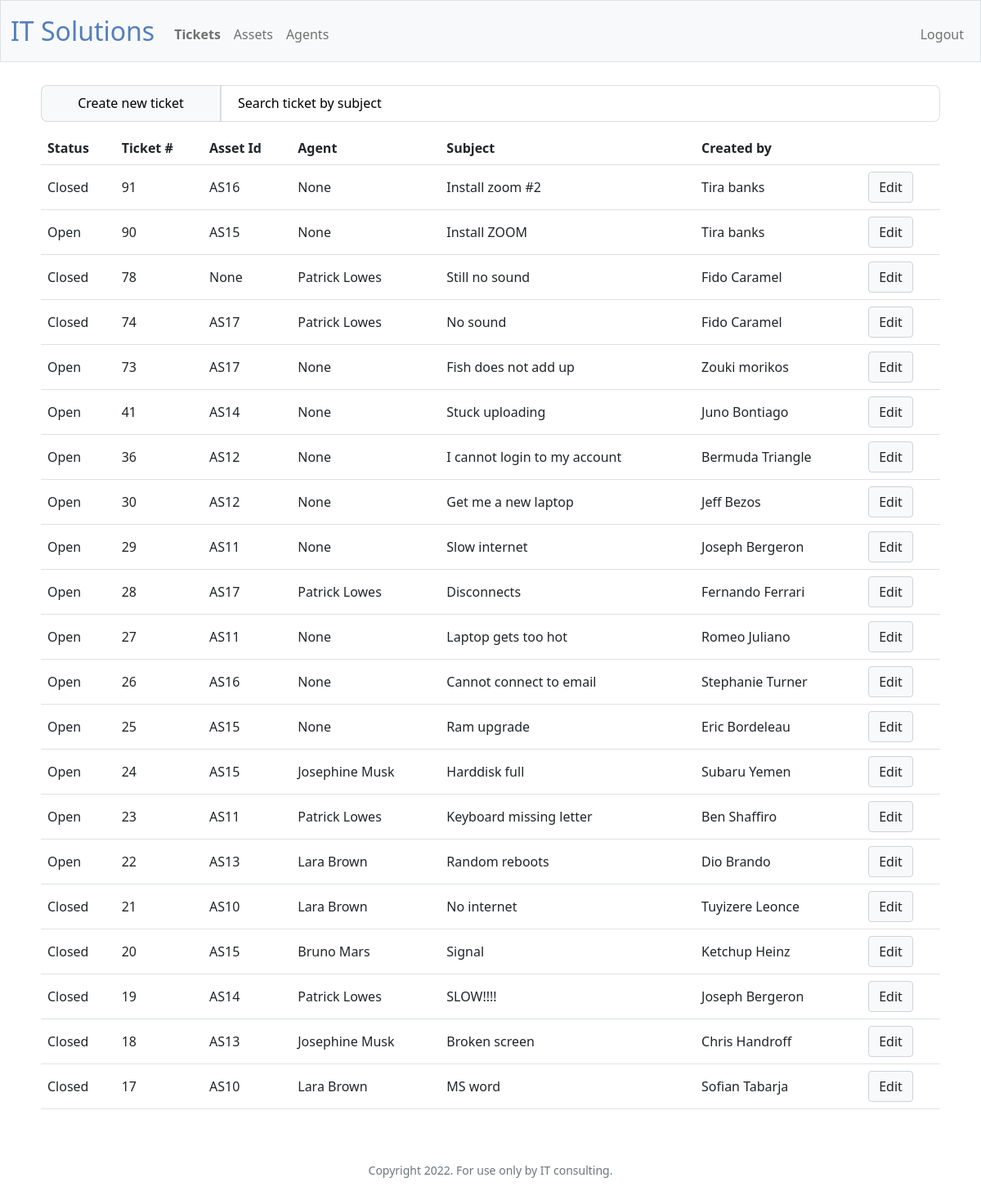
Page /tickets (signed in) on the committed database.
### tables this page shows
CREATE TABLE 'tickets' ('ticket_id' INTEGER PRIMARY KEY AUTOINCREMENT NOT NULL, status TEXT, time_created DATETIME DEFAULT CURRENT_TIMESTAMP, time_closed DATETIME, subject TEXT,'service_type' TEXT, description TEXT,'agent_name' TEXT,'asset_tag' TEXT, created_by TEXT, 'email' TEXT);

### app.py (the view)
@app.route("/tickets", methods=["GET", "POST"])
@login_required
def tickets():
	tickets, assets, agents = fetchDatabase()
	error = None
	if request.method == "POST":
		postType = request.form.get("postType")
		if postType == "new":
			ticket = fetchTicket()
			ticket["status"] = "Open"
			ticket["agentName"] = "None"
			if not ticket["createdBy"] or not ticket["email"] or not ticket["assetTag"] or not ticket["serviceType"] or not ticket["subject"]:
				error = "Try again: please make sure all fields are submitted"
				tickets, assets, agents = fetchDatabase()
				return render_template("tickets.html", tickets=tickets, assets=assets, agents=agents, error=error)
			db.execute("INSERT INTO tickets (created_by, email, asset_tag, service_type, subject, description, status) VALUES(?, ?, ?, ?, ?, ?, ?)",
				ticket["createdBy"], ticket["email"], ticket["assetTag"], ticket["serviceType"], ticket["subject"], ticket["description"], ticket["status"])
			flash("Ticket submitted successfully")
			return redirect("/tickets")
		if postType == "edit":
			ticket = fetchTicket()
			if not ticket["createdBy"] or not ticket["email"] or not ticket["subject"]:
				error = "Please make sure fields Subject, Created by, Email are not empty"
				return render_template("tickets.html", tickets=tickets, assets=assets, agents=agents, error=error)
			previousStatus = db.execute("SELECT status FROM tickets WHERE ticket_id = ?", ticket["ticketId"])
			if ticket["status"] == "Closed" and previousStatus[0]["status"] == "Open":
				db.execute("UPDATE tickets SET status = ?, service_type = ?, subject = ?, description = ?, asset_tag = ?, created_by = ?, email = ?, agent_name = ?, time_closed = CURRENT_TIMESTAMP WHERE ticket_id = ?;",
					ticket["status"], ticket["serviceType"], ticket["subject"], ticket["description"], ticket["assetTag"], ticket["createdBy"], ticket["email"], ticket["agentName"], ticket["ticketId"])
			elif ticket["status"] == "Open" and previousStatus[0]["status"] == "Closed":
				db.execute("UPDATE tickets SET status = ?, service_type = ?, subject = ?, description = ?, asset_tag = ?, created_by = ?, email = ?, agent_name = ?, time_closed = NULL WHERE ticket_id = ?;",
					ticket["status"], ticket["serviceType"], ticket["subject"], ticket["description"], ticket["assetTag"], ticket["createdBy"], ticket["email"], ticket["agentName"], ticket["ticketId"])
			else:
				db.execute("UPDATE tickets SET status = ?, service_type = ?, subject = ?, description = ?, asset_tag = ?, created_by = ?, email = ?, agent_name = ? WHERE ticket_id = ?;",
					ticket["status"], ticket["serviceType"], ticket["subject"], ticket["description"], ticket["assetTag"], ticket["createdBy"], ticket["email"], ticket["agentName"], ticket["ticketId"])
			flash("Ticket modifed successfully")
			return redirect("/tickets")
		if postType == "delete":
			ticket = fetchTicket()
			db.execute("DELETE FROM tickets WHERE ticket_id = ?", ticket["ticketId"])
			message = "Ticket " + ticket["ticketId"] + " deleted successfully"
			flash(message)
			return redirect("/tickets")
	else:
		tickets, assets, agents = fetchDatabase()
		return render_template("tickets.html", tickets=tickets, assets=assets, agents=agents)

### app.py (called while the page is built)
@app.after_request
def after_request(response):
	response.headers["Cache-Control"] = "no-cache, no-store, must-revalidate"
	response.headers["Expires"] = 0
	response.headers["Pragma"] = "no-cache"
	return response

def fetchDatabase():
	tickets = db.execute("SELECT * FROM tickets ORDER BY ticket_id DESC")
	assets = db.execute("SELECT * FROM assets ORDER BY asset_tag DESC")
	agents = db.execute("SELECT * FROM employees ORDER BY username DESC")
	return tickets, assets, agents

### helpers.py (called while the page is built)
def login_required(f):
    @wraps(f)
    def decorated_function(*args, **kwargs):
        if session.get("user_id") is None:
            return redirect("/login")
        return f(*args, **kwargs)
    return decorated_function

### templates/tickets.html (shortened to what this page needs)
{% extends "layout.html" %}
{% block main %}
<div class="divider--center80 divider--height">
    <div class="divider-top--left">
        <button type="button" class="btn btn-primary btn-custom-2" data-bs-toggle="modal" data-bs-target="#exampleModalSubmitTicket">Create new ticket</button>
    </div>
    <div class="divider-top--right">
		<input id="searchInput1" autocomplete="off" class="form-control mx-auto search--height" name="keyword" placeholder="Search ticket by subject" type="text">
	</div>
</div>
<div class="divider divider--center80">
	<div id="searchId1">
		<table class="table table-hover">
			<tbody>
				<tr>
					<th>Status</th>
					<th>Ticket # </th>
					<th>Asset Id</th>
					<th>Agent</th>
					<th>Subject</th>
					<th>Created by</th>
					<th></th>
				</tr>
					{% for row in tickets %}
						<tr>
							<td class="customStatusColor">{{ row.status }}</td>
							<td>{{ row.ticket_id }}</td>
							<td>{{ row.asset_tag }}</td>
							<td class="customStatusColor2">{{ row.agent_name }}</td>
							<td>{{ row.subject }}</td>
							<td>{{ row.created_by }}</td>
							<td><button type="button" class="btn btn-custom-1" data-bs-toggle="modal" data-bs-target="#exampleModal{{row.ticket_id}}">Edit</button></td>
						</tr>
					{% endfor %}
			</tbody>
		</table>
	</div>
</div>
{% endblock %}

### templates/layout.html (shortened to what this page needs)
<!DOCTYPE html>
<html lang="en">
    <head>
        <link href="https://cdn.jsdelivr.net/npm/bootstrap@5.1.3/dist/css/bootstrap.min.css" rel="stylesheet">
        <link href="/static/styles.css" rel="stylesheet">
    </head>
    <body>
        <nav class="bg-light border navbar navbar-expand-md navbar-light">
            <div class="container-fluid">
                <a class="navbar-brand"><span class="blue">IT Solutions</span></a>
                <div class="collapse navbar-collapse" id="navbar">
                    {% if session["user_id"] %}
                        <ul class="navbar-nav me-auto mt-2">
                            <li class="nav-item"><a class="nav-link" href="/tickets">Tickets</a></li>
                            <li class="nav-item"><a class="nav-link" href="/assets">Assets</a></li>
                            <li class="nav-item"><a class="nav-link" href="/agents">Agents</a></li>
                        </ul>
                        <ul class="navbar-nav ms-auto mt-2">
                            <li class="nav-item"><a class="nav-link" href="/logout">Logout</a></li>
                        </ul>
                    {% else %}
                        <ul class="navbar-nav ms-auto mt-2">
                            <li class="nav-item"><a class="nav-link" href="/submit">Submit ticket</a></li>
                            <li class="nav-item"><a class="nav-link" href="/register">Register</a></li>
                            <li class="nav-item"><a class="nav-link" href="/login">Login</a></li>
                        </ul>
                    {% endif %}
                </div>
            </div>
        </nav>
        <main class="container-fluid py-5 text-center">
            {% block main %}{% endblock %}
        </main>
        <footer id="footer1" class="mb-5 small text-center text-muted">
            Copyright 2022. For use only by IT consulting.
        </footer>
    </body>
</html>

### static/styles.css (style rules this page uses)
nav .navbar-brand { font-size: xx-large; }
nav .navbar-brand .blue { color: #537fbe; }
.divider--center80 { max-width: 1100px; margin: 1% auto; text-align: left !important; }
.py-5 { padding-top: 1rem !important; }
.activeMenuItem { font-weight: bold; }
.btn-primary { color: black; background-color: #e7f1ff; border-color: black; }
.btn-custom-1 { background-color: rgba(var(--bs-light-rgb)); border-color: black; border: 1px solid #ced4da; }
#searchInput1 { box-sizing: border-box; border: 1px solid rgba(0,0,0,.125); padding: 0.875rem 1.25rem; }
#searchInput1::placeholder { color: black !important; }
td { vertical-align: middle; }
#footer1 { clear: left; }
.divider--height { height: 45px !important; }
.divider-top--left { float: left; width: 20%; height: 100% !important; }
.divider-top--right { float: left; width: 80%; height: 100% !important; }
.search--height { width: 100%; border-radius: 0 0.5rem 0.5rem 0; border: 1px solid rgba(0,0,0,.125); height: 100%; }
.btn-custom-2 { width: 100%; border-radius: 0.5rem 0 0 0.5rem; border: 1px solid rgba(0,0,0,.125); height: 100%; background-color: rgba(var(--bs-light-rgb)); }

### rows in the picture
tickets: status "Closed", ticket_id "91", asset_tag "AS16", agent_name "None", subject "Install zoom #2", created_by "Tira banks"
tickets: status "Open", ticket_id "90", asset_tag "AS15", agent_name "None", subject "Install ZOOM", created_by "Tira banks"
tickets: status "Closed", ticket_id "78", asset_tag "None", agent_name "Patrick Lowes", subject "Still no sound", created_by "Fido Caramel"
tickets: status "Closed", ticket_id "74", asset_tag "AS17", agent_name "Patrick Lowes", subject "No sound", created_by "Fido Caramel"
tickets: status "Open", ticket_id "73", asset_tag "AS17", agent_name "None", subject "Fish does not add up", created_by "Zouki morikos"
tickets: status "Open", ticket_id "41", asset_tag "AS14", agent_name "None", subject "Stuck uploading", created_by "Juno Bontiago"
tickets: status "Open", ticket_id "36", asset_tag "AS12", agent_name "None", subject "I cannot login to my account", created_by "Bermuda Triangle"
tickets: status "Open", ticket_id "30", asset_tag "AS12", agent_name "None", subject "Get me a new laptop", created_by "Jeff Bezos"
tickets: status "Open", ticket_id "29", asset_tag "AS11", agent_name "None", subject "Slow internet", created_by "Joseph Bergeron"
tickets: status "Open", ticket_id "28", asset_tag "AS17", agent_name "Patrick Lowes", subject "Disconnects", created_by "Fernando Ferrari"
tickets: status "Open", ticket_id "27", asset_tag "AS11", agent_name "None", subject "Laptop gets too hot", created_by "Romeo Juliano"
tickets: status "Open", ticket_id "26", asset_tag "AS16", agent_name "None", subject "Cannot connect to email", created_by "Stephanie Turner"
tickets: status "Open", ticket_id "25", asset_tag "AS15", agent_name "None", subject "Ram upgrade", created_by "Eric Bordeleau"
tickets: status "Open", ticket_id "24", asset_tag "AS15", agent_name "Josephine Musk", subject "Harddisk full", created_by "Subaru Yemen"
tickets: status "Open", ticket_id "23", asset_tag "AS11", agent_name "Patrick Lowes", subject "Keyboard missing letter", created_by "Ben Shaffiro"
tickets: status "Open", ticket_id "22", asset_tag "AS13", agent_name "Lara Brown", subject "Random reboots", created_by "Dio Brando"
tickets: status "Closed", ticket_id "21", asset_tag "AS10", agent_name "Lara Brown", subject "No internet", created_by "Tuyizere Leonce"
tickets: status "Closed", ticket_id "20", asset_tag "AS15", agent_name "Bruno Mars", subject "Signal", created_by "Ketchup Heinz"
tickets: status "Closed", ticket_id "19", asset_tag "AS14", agent_name "Patrick Lowes", subject "SLOW!!!!", created_by "Joseph Bergeron"
tickets: status "Closed", ticket_id "18", asset_tag "AS13", agent_name "Josephine Musk", subject "Broken screen", created_by "Chris Handroff"
tickets: status "Closed", ticket_id "17", asset_tag "AS10", agent_name "Lara Brown", subject "MS word", created_by "Sofian Tabarja"
